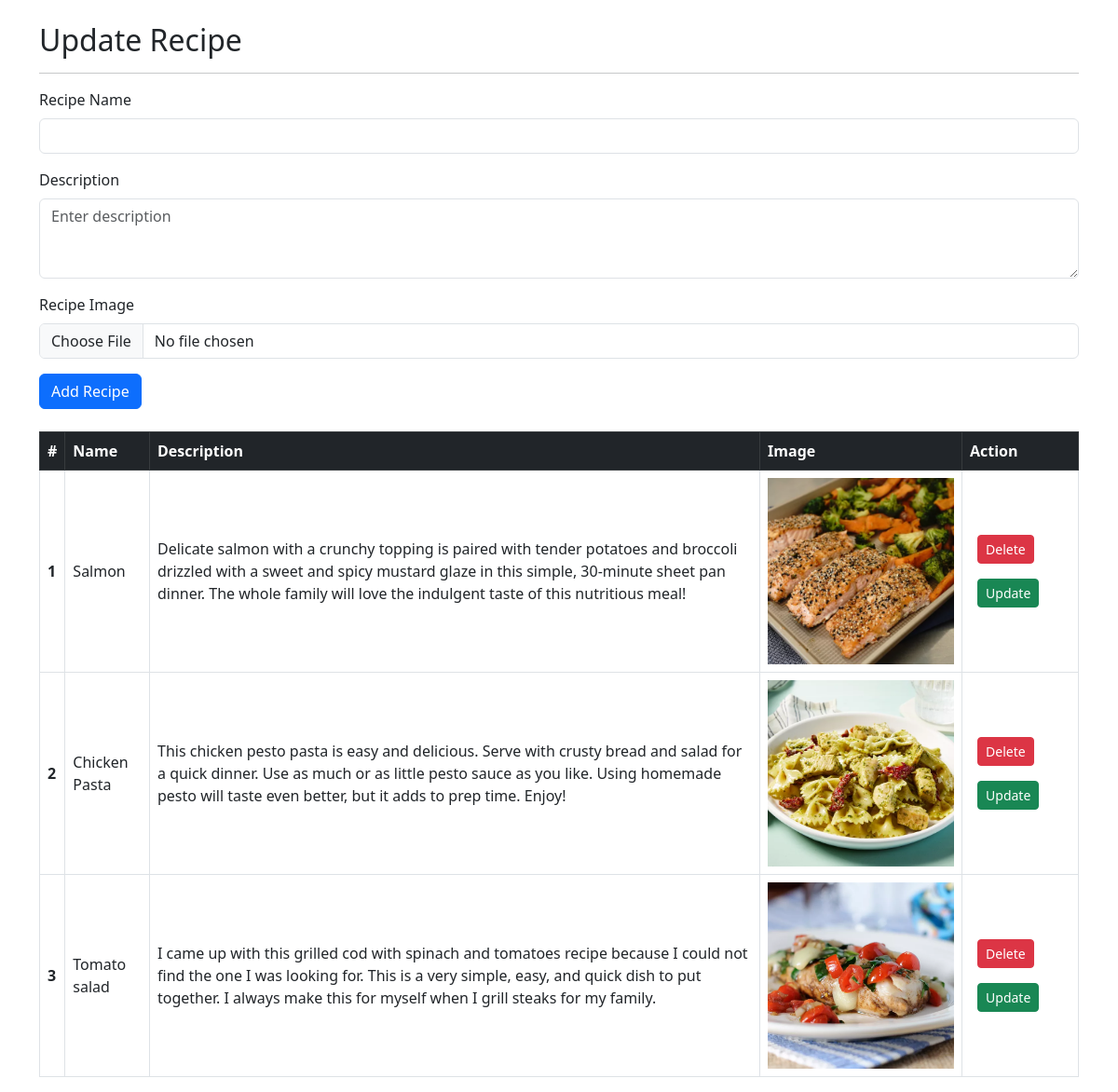
Before: /recipes/ with the older database file.
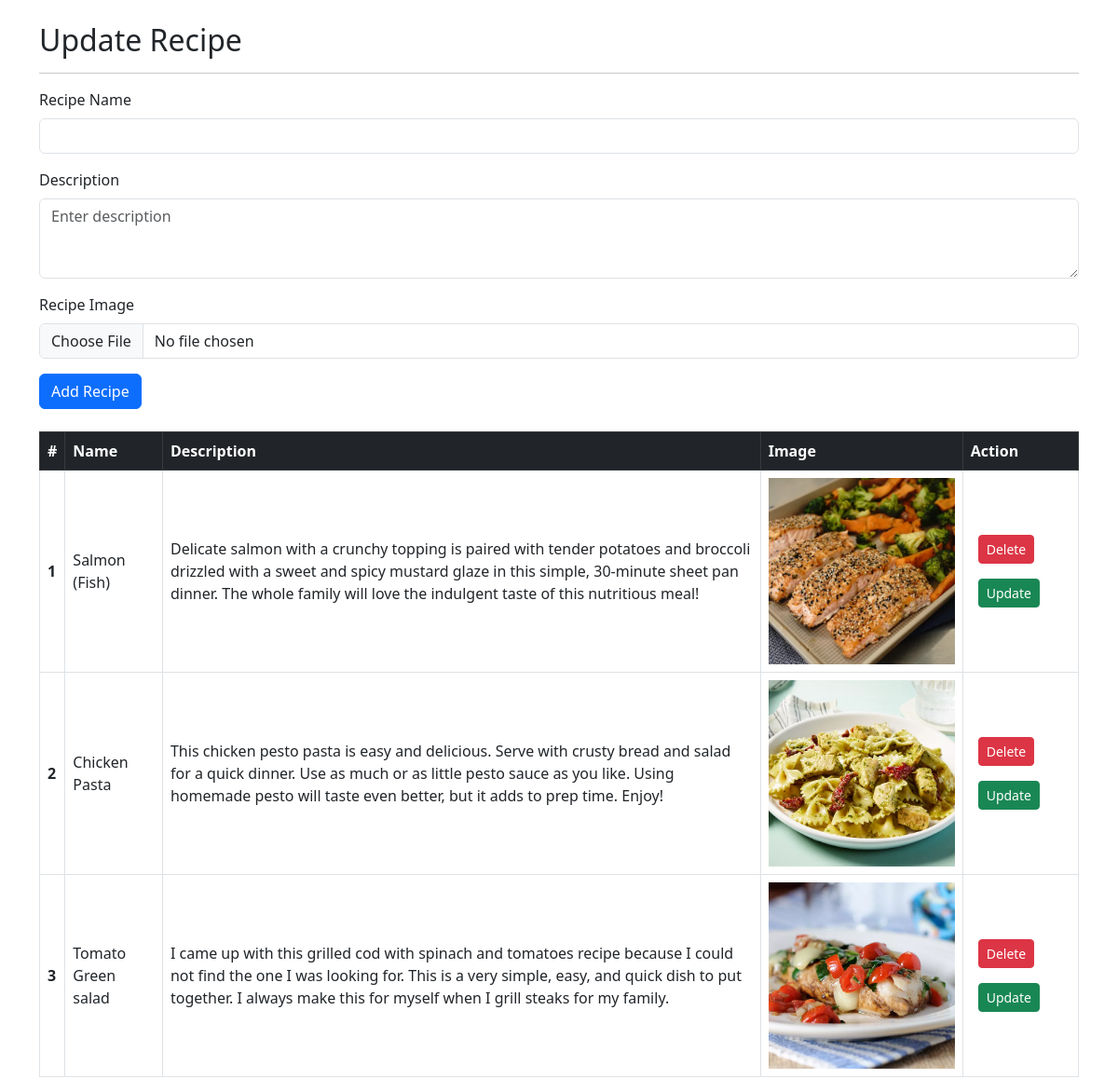
After: the same page with the newer database file.
### vege/models.py (models this page shows)
class recipe(models.Model):
    recipe_name = models.CharField(max_length=50)
    description = models.TextField()
    image = models.ImageField(upload_to='Recipes')

### vege/views.py (the view, shortened to what this page needs)
# urls.py: path('recipes/', recipes, name = "recipes"),
def recipes(request):
   queryset = recipe.objects.all()
   context = {"Recipes": queryset}
   return render(request, 'recipes.html', context)

### vege/templates/recipes.html (shortened to what this page needs)
<!DOCTYPE html>
<html lang="en">
<head>
  <link href="https://cdn.jsdelivr.net/npm/bootstrap@5.3.0/dist/css/bootstrap.min.css" rel="stylesheet">
</head>
<body>
<div class="container mt-4">
  <form method="post" enctype="multipart/form-data">
    <h2>Update Recipe</h2>
    <hr>
    <div class="mb-3">
      <label class="form-label">Recipe Name</label>
      <input name="recipe_name" required type="text" class="form-control">
    </div>
    <div class="mb-3">
      <label class="form-label">Description</label>
      <textarea name="description" required class="form-control" rows="3" placeholder="Enter description"></textarea>
    </div>
    <div class="mb-3">
      <label for="image" class="form-label">Recipe Image</label>
      <input name="image" type="file" class="form-control" id="image" accept="image/*">
    </div>
    <button type="submit" class="btn btn-primary mb-4">Add Recipe</button>
  </form>
  <table class="table table-bordered align-middle">
    <thead class="table-dark">
      <tr>
        <th scope="col">#</th>
        <th scope="col">Name</th>
        <th scope="col">Description</th>
        <th scope="col">Image</th>
        <th scope="col">Action</th>
      </tr>
    </thead>
    <tbody>
      {% for recipe in Recipes %}
      <tr>
        <th scope="row">{{ forloop.counter }}</th>
        <td>{{ recipe.recipe_name }}</td>
        <td>{{ recipe.description }}</td>
        <td>
          {% if recipe.image %}
            <img src="/media/{{ recipe.image }}" style="height: 200px; width: 200px; object-fit: cover;">
          {% else %}
            <span class="text-muted">No image</span>
          {% endif %}
        </td>
        <td>
          <a href="/delete_recipe/{{ recipe.id }}" class="btn btn-danger btn-sm m-2">Delete</a>
          <a href="/update_recipe/{{ recipe.id }}" class="btn btn-success btn-sm m-2">Update</a>
        </td>
      </tr>
      {% endfor %}
    </tbody>
  </table>
</div>
</body>
</html>

Changed rows visible on the page:
changed recipe: recipe_name "Salmon" → "Salmon (Fish)"
changed recipe: recipe_name "Tomato salad" → "Tomato Green salad"
